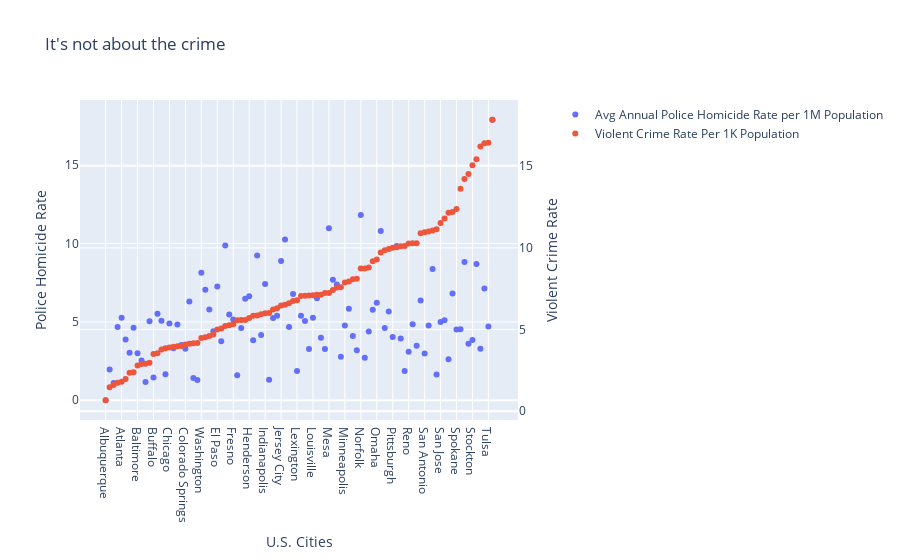

The notebook cell saved with this chart:
### Code cell
# Select average homicide rate by police and violent crime rate per state and city
crime_vs_killings = pd_killings[:-2][["Avg Annual Police Homicide Rate", "Violent Crime Rate"]].sort_values(by="Violent Crime Rate")
crime_vs_killings.index = pd_killings[:-2]["City"]

# Create figure with secondary y-axis
fig = make_subplots(specs=[[{"secondary_y": True}]])

# Add traces
fig.add_trace(
    go.Scatter(x=crime_vs_killings.index, y=crime_vs_killings.iloc[:-2,0], mode="markers", name="Avg Annual Police Homicide Rate per 1M Population"),
    secondary_y=False,
)

fig.add_trace(
    go.Scatter(x=crime_vs_killings.index, y=crime_vs_killings.iloc[:-2,1], mode="markers", name="Violent Crime Rate Per 1K Population"),
    secondary_y=True,
)
# Add figure title
fig.update_layout(
    title_text="It's not about the crime"
)

# Set x-axis title
fig.update_xaxes(title_text="U.S. Cities")

# Set y-axes titles
fig.update_yaxes(title_text="Police Homicide Rate", secondary_y=False)
fig.update_yaxes(title_text="Violent Crime Rate", secondary_y=True)

fig.show()

### Figure 1 — Plotly figure (JSON) as saved in the notebook; plotly's stock layout.template omitted (floating-point values rounded to 4 significant figures)
{"data": [{"mode": "markers", "name": "Avg Annual Police Homicide Rate per 1M Population", "type": "scatter", "x": ["Albuquerque", "Anaheim", "Anchorage", "Arlington", "Atlanta", "Aurora", "Austin", "Bakersfield", "Baltimore", "Baton Rouge", "Birmingham", "Boston", "Buffalo", "Chandler", "Charlotte", "Chesapeake", "Chicago", "Chula Vista", "Cincinnati", "Cleveland", "Colorado Springs", "Columbus", "Corpus Christi", "Dallas", "Washington", "Denver", "Detroit", "Durham", "El Paso", "Fort Wayne", "Fort Worth", "Fremont", "Fresno", "Garland", "Glendale", "Greensboro", "Henderson", "Hialeah", "Honolulu", "Houston", "Indianapolis", "Irvine", "Irving", "Jacksonville", "Jersey City", "Kansas City Missouri", "Laredo", "Las Vegas", "Lexington", "Lincoln", "Long Beach", "Los Angeles", "Louisville", "Lubbock", "Madison", "Memphis", "Mesa", "Nashville", "Miami", "Milwaukee", "Minneapolis", "New Orleans", "New York", "Newark", "Norfolk", "North Las Vegas", "Oakland", "Oklahoma City", "Omaha", "Orlando", "Philadelphia", "Phoenix", "Pittsburgh", "Plano", "Portland", "Raleigh", "Reno", "Riverside", "Rochester", "Sacramento", "San Antonio", "San Bernardino", "San Diego", "San Francisco", "San Jose", "Santa Ana", "Scottsdale", "Seattle", "Spokane", "St. Louis", "St. Paul", "St. Petersburg", "Stockton", "Tampa", "Toledo", "Tucson", "Tulsa", "Virginia Beach", "Wichita", "Winston-Salem"], "xaxis": "x", "y": [0, 1.957, 1.1, 4.671, 5.257, 3.88, 3.025, 4.623, 2.997, 2.543, 1.171, 5.037, 1.449, 5.523, 5.068, 1.659, 4.901, 3.322, 4.841, 3.521, 3.278, 6.301, 1.415, 1.286, 8.135, 7.043, 5.784, 4.405, 7.261, 3.761, 9.867, 5.473, 5.146, 1.589, 4.616, 6.472, 6.642, 3.83, 9.229, 4.156, 7.417, 1.311, 5.24, 5.397, 8.88, 10.26, 4.671, 6.78, 1.866, 5.398, 5.058, 3.271, 5.261, 6.515, 3.981, 3.276, 10.97, 7.691, 7.379, 2.776, 4.771, 5.836, 4.102, 3.193, 11.82, 2.714, 4.38, 5.773, 6.225, 10.79, 4.609, 5.67, 4.028, 9.842, 3.934, 1.867, 3.089, 4.857, 3.482, 6.364, 2.987, 4.763, 8.375, 1.64, 4.986, 5.102, 2.614, 6.805, 4.511, 4.527, 8.815, 3.6, 3.843, 8.7, 3.291, 7.132, 4.712, 17.9], "yaxis": "y"}, {"mode": "markers", "name": "Violent Crime Rate Per 1K Population", "type": "scatter", "x": ["Albuquerque", "Anaheim", "Anchorage", "Arlington", "Atlanta", "Aurora", "Austin", "Bakersfield", "Baltimore", "Baton Rouge", "Birmingham", "Boston", "Buffalo", "Chandler", "Charlotte", "Chesapeake", "Chicago", "Chula Vista", "Cincinnati", "Cleveland", "Colorado Springs", "Columbus", "Corpus Christi", "Dallas", "Washington", "Denver", "Detroit", "Durham", "El Paso", "Fort Wayne", "Fort Worth", "Fremont", "Fresno", "Garland", "Glendale", "Greensboro", "Henderson", "Hialeah", "Honolulu", "Houston", "Indianapolis", "Irvine", "Irving", "Jacksonville", "Jersey City", "Kansas City Missouri", "Laredo", "Las Vegas", "Lexington", "Lincoln", "Long Beach", "Los Angeles", "Louisville", "Lubbock", "Madison", "Memphis", "Mesa", "Nashville", "Miami", "Milwaukee", "Minneapolis", "New Orleans", "New York", "Newark", "Norfolk", "North Las Vegas", "Oakland", "Oklahoma City", "Omaha", "Orlando", "Philadelphia", "Phoenix", "Pittsburgh", "Plano", "Portland", "Raleigh", "Reno", "Riverside", "Rochester", "Sacramento", "San Antonio", "San Bernardino", "San Diego", "San Francisco", "San Jose", "Santa Ana", "Scottsdale", "Seattle", "Spokane", "St. Louis", "St. Paul", "St. Petersburg", "Stockton", "Tampa", "Toledo", "Tucson", "Tulsa", "Virginia Beach", "Wichita", "Winston-Salem"], "xaxis": "x", "y": [0.6733, 1.472, 1.614, 1.749, 1.801, 1.972, 2.359, 2.382, 2.796, 2.9, 2.905, 2.969, 3.506, 3.547, 3.787, 3.858, 3.897, 3.942, 3.984, 3.993, 4.081, 4.133, 4.167, 4.184, 4.492, 4.535, 4.609, 4.7, 5.0, 5.065, 5.222, 5.259, 5.328, 5.565, 5.582, 5.588, 5.707, 5.84, 5.864, 5.932, 6.002, 6.008, 6.237, 6.301, 6.473, 6.518, 6.605, 6.744, 6.798, 7.054, 7.067, 7.091, 7.098, 7.13, 7.136, 7.238, 7.243, 7.426, 7.582, 7.596, 7.888, 7.95, 8.076, 8.107, 8.736, 8.741, 8.801, 9.188, 9.291, 9.724, 9.864, 9.939, 10.01, 10.05, 10.1, 10.11, 10.27, 10.28, 10.29, 10.89, 10.96, 11.0, 11.07, 11.14, 11.53, 11.8, 12.15, 12.2, 12.38, 13.62, 14.21, 14.52, 15.06, 15.43, 16.21, 16.41, 16.44, 17.85], "yaxis": "y2"}], "layout": {"title": {"text": "It's not about the crime"}, "xaxis": {"anchor": "y", "domain": [0, 0.94], "title": {"text": "U.S. Cities"}}, "yaxis": {"anchor": "x", "domain": [0, 1], "title": {"text": "Police Homicide Rate"}}, "yaxis2": {"anchor": "x", "overlaying": "y", "side": "right", "title": {"text": "Violent Crime Rate"}}}}
